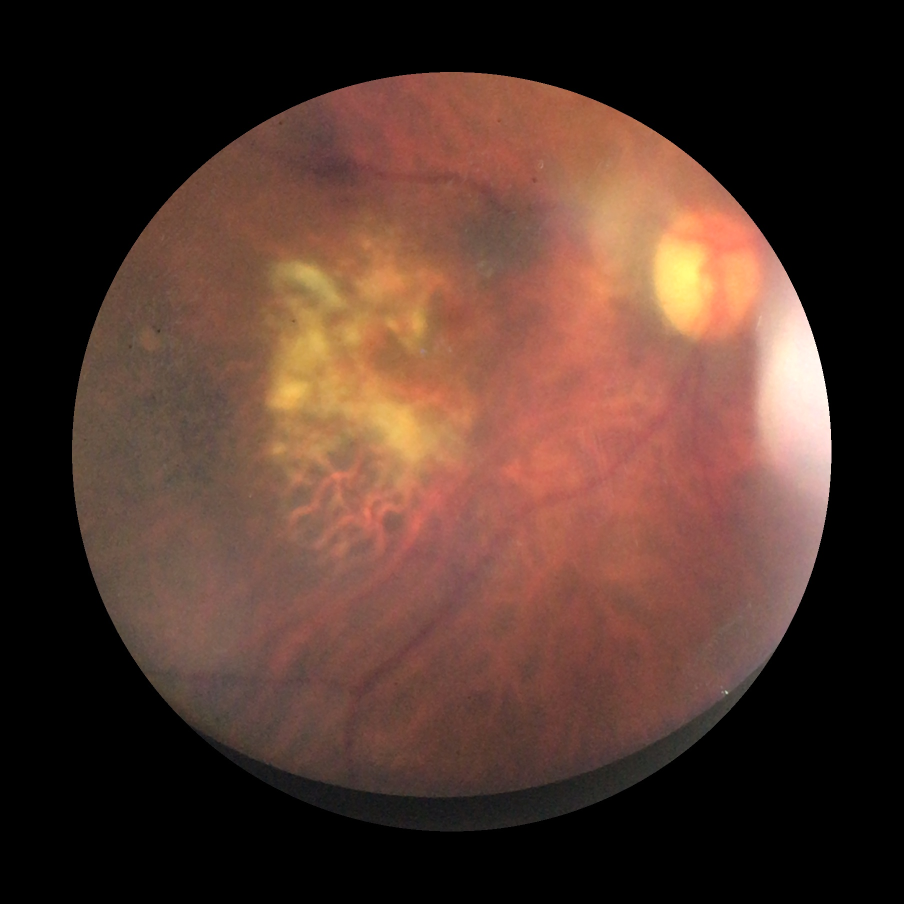
#> input picture data_samples/Exudate_DR2019_003.jpg, 1808 x 1808 px (shown at 1/2 size); its folder holds 4 pictures in this run
$ python B3_segmentacio.py
#> lines starting #> are read from the running program, lines starting #| are printed output that depends on the picture; after the words box and inside, x2 and y2 are one past the last pixel; in counts of white or black regions, pixels touching at a corner belong together
### src/B2_preprocessament.py

"""
Bloc 2: Preprocessament de les imatges de retina.

En aquest bloc carreguem la imatge i el seu Ground Truth, eliminem el fons
negre que queda fora de la retina i extraiem diferents canals de color.
"""

from pathlib import Path

import numpy as np
import matplotlib.pyplot as plt

from skimage.io import imread
from skimage.color import rgb2gray, rgb2hsv, rgb2lab
from skimage.morphology import remove_small_objects, remove_small_holes, binary_closing, disk
from skimage.transform import resize


# Carrega d'imatges  i preprocessament bàsic:


def carrega_imatge_rgb(ruta):
    """
    Carrega una imatge RGB i la normalitza a float entre 0 i 1.
    """
    imatge = imread(ruta)
#> imatge is the input picture: shape (1808, 1808, 3); mean R, G, B 80.9, 54, 44

    if imatge.ndim != 3:
        raise ValueError("La imatge hauria de tenir 3 canals RGB.")

    # Ens quedem només amb els tres canals RGB per si la imatge
    # conté també un canal alfa.

    imatge = imatge[:, :, :3]
    imatge = imatge.astype(np.float64)

    #passem la imatge a float i la deixem entre 0 i 1
    if imatge.max() > 1.0:
        imatge = imatge / 255.0

    return np.clip(imatge, 0.0, 1.0)


def carrega_mascara_gt(ruta, llindar=0.5):
    """
    Carrega la màscara Ground Truth i la passa a booleana.
    """
#> called with llindar = 0.5
    mascara = imread(ruta)
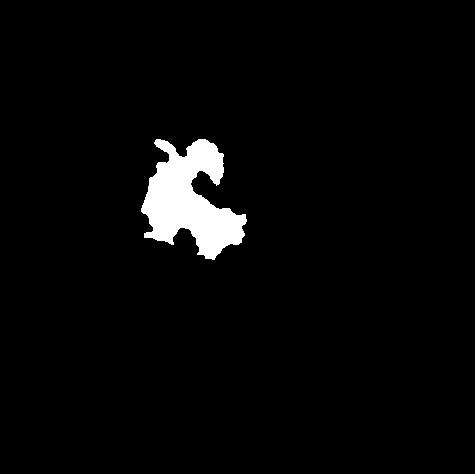
#> input picture data_samples/Exudate_DR2019_003_Groundtruth.jpg, 475 x 474 px
#> mascara is the input picture: shape (474, 475); min 0, max 255, mean 8

    # Si el Ground Truth és RGB el passem a gris.
    if mascara.ndim == 3:
        mascara = rgb2gray(mascara[:, :, :3])
    else:
        mascara = mascara.astype(np.float64)
        if mascara.max() > 1.0:
            mascara = mascara / 255.0

    #Definim un llindar per convertir la imatge a booleana, valors<llindar són True
    # i  valors>llindar són False

    mascara = mascara > llindar
#> mascara: shape (474, 475) bool; 3.1% white; 1 white region, box (x1, y1, x2, y2) and area: (141, 139, 247, 260) 7044

    return mascara


def calcula_luma(imatge):
    """
    Calcula la imatge en escala de grisos amb la fórmula de luminància.
    """
    r = imatge[:, :, 0]
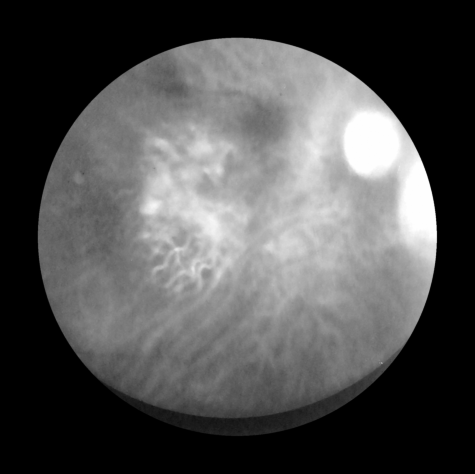
#> r: shape (474, 475) float64; min 0, max 1, mean 0.317
    g = imatge[:, :, 1]
    b = imatge[:, :, 2]
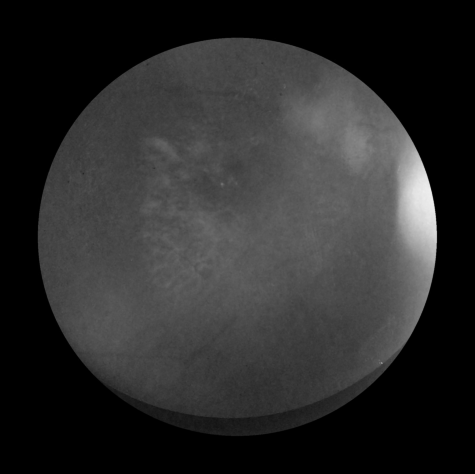
#> b: shape (474, 475) float64; min 0, max 0.941, mean 0.172

    luma = 0.299 * r + 0.587 * g + 0.114 * b
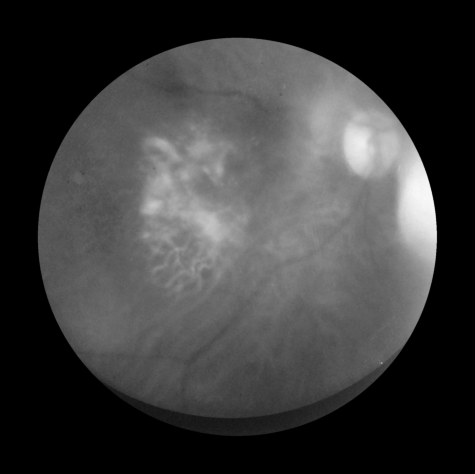
#> luma: shape (474, 475) float64; min 0, max 0.974, mean 0.239

    return luma


def crea_mascara_retina(imatge, llindar=0.05):
    """
    Crea una màscara per separar la retina del fons negre.
    """
    luma = calcula_luma(imatge)

    # Amb un llindar baix separem la zona il·luminada de la retina del fons negre
    mascara_retina = luma > llindar
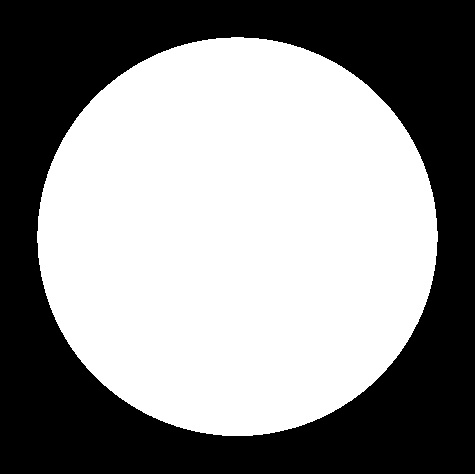
#> mascara_retina: shape (474, 475) bool; 55.6% white; 1 black region, box (x1, y1, x2, y2) and area: (0, 0, 475, 474) 99888

    #busquem uan forma continua així que eliminem defectes
    mascara_retina = remove_small_objects(mascara_retina, min_size=500)
    mascara_retina = binary_closing(mascara_retina, disk(5))
    mascara_retina = remove_small_holes(mascara_retina, area_threshold=500)

    return mascara_retina


def aplica_mascara_retina(imatge, mascara_retina):
    """
    Posa a negre els píxels que queden fora de la retina.
    """
    resultat = np.copy(imatge)

    # Amb ~ invertim la màscara:
    # dins de la retina (True) passa a False
    # fora de la retina (False) passa a True
    resultat[~mascara_retina] = 0
#> resultat: shape (474, 475, 3) float64; mean of channels 0, 1, 2 0.317, 0.212, 0.172

    return resultat


# Extracció de canals


def extreu_canals_rgb(imatge):
    """
    Extreu els canals R, G i B.
    """
    r = imatge[:, :, 0]
    g = imatge[:, :, 1]
    b = imatge[:, :, 2]

    return r, g, b


def extreu_canals_hsv(imatge):
    """
    Passa la imatge de RGB a HSV i retorna H, S i V.
    """
    hsv = rgb2hsv(imatge)
#> hsv: shape (474, 475, 3) float64; mean of channels 0, 1, 2 0.0345, 0.242, 0.317

    h = hsv[:, :, 0]
    s = hsv[:, :, 1]
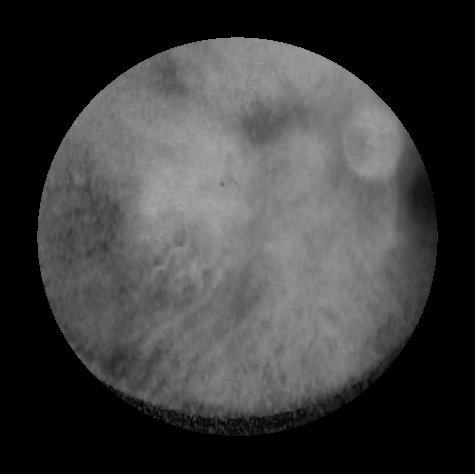
#> s: shape (474, 475) float64; min 0, max 0.674, mean 0.242
    v = hsv[:, :, 2]

    return h, s, v


def extreu_canals_lab(imatge):
    """
    Passa la imatge de RGB a Lab i retorna L, a i b.
    """
    lab = rgb2lab(imatge)
#> lab: shape (474, 475, 3) float64; mean of channels 0, 1, 2 25.4, 9.7, 10.1

    l_lab = lab[:, :, 0]
    a_lab = lab[:, :, 1]
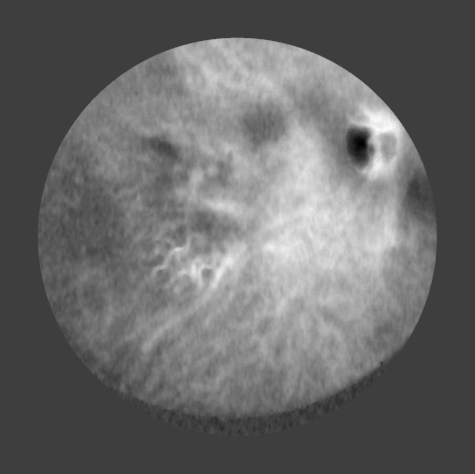
#> a_lab: shape (474, 475) float64; min -13.99, max 43.39, mean 9.7; drawn with min black and max white
    b_lab = lab[:, :, 2]

    return l_lab, a_lab, b_lab


def extreu_canals(imatge):
    """
    Extreu els canals principals que farem servir després.

    L'ordre és:
    R, G, B, Luma, H, S, V, L, a, b.
    """

    r, g, b = extreu_canals_rgb(imatge)
    luma = calcula_luma(imatge)
    h, s, v = extreu_canals_hsv(imatge)
    l_lab, a_lab, b_lab = extreu_canals_lab(imatge)

    return r, g, b, luma, h, s, v, l_lab, a_lab, b_lab


def preprocessa_imatge(ruta_imatge, ruta_mascara):
    """
    Fem tot el preprocessament inicial d'una imatge

    Retornem la imatge, el Ground Truth, la màscara de retina,
    la imatge sense el fons i els canals.
    """
    imatge = carrega_imatge_rgb(ruta_imatge)
    mascara_gt = carrega_mascara_gt(ruta_mascara)

    # Ens hem trobat casos on la imatge i el Ground Truth tenen dimensions
    # diferents. Adaptem la imatge a la mida de la màscara.
    if imatge.shape[:2] != mascara_gt.shape:

        imatge = resize(imatge, (mascara_gt.shape[0], mascara_gt.shape[1], 3),
                        preserve_range=True, anti_aliasing=True)
        imatge = np.clip(imatge, 0.0, 1.0)

    mascara_retina = crea_mascara_retina(imatge)
    imatge_retina = aplica_mascara_retina(imatge, mascara_retina)
    canals = extreu_canals(imatge_retina)
#> canals = 10 items
#> (the rest of the program and of its run is left out)
